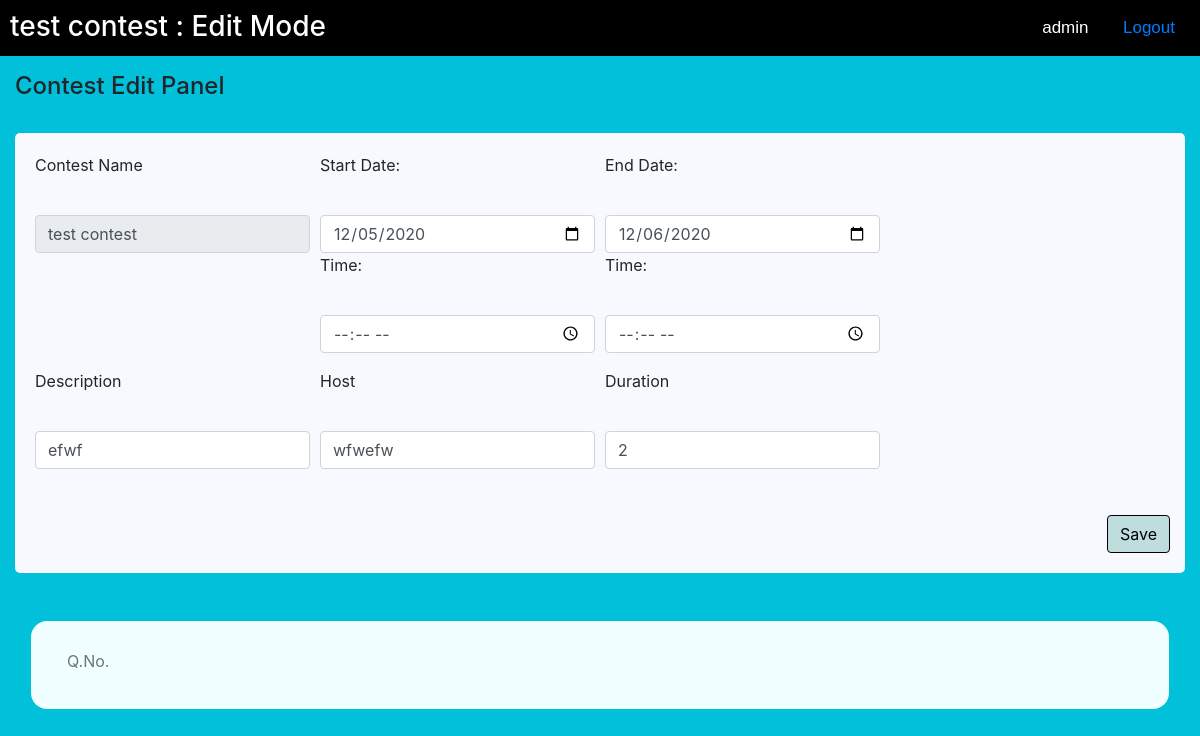
The page /editContest/test contest (signed in) on the database its author committed.
### contest/models.py (models this page shows, shortened)
class Contest(models.Model):
    cId = models.AutoField(primary_key=True)
    cname = models.CharField(unique=True,max_length=50)
    desc = models.TextField(blank=True)
    hosted_by = models.CharField(max_length=150, default="")
    duration = models.IntegerField(default=0)
    startTime = models.DateTimeField()
    endTime = models.DateTimeField()

### contest/ajax_handler.py (the view)
# urls.py: path('editContest/<cname>', ajax_handler.edit_contest_pg),
@login_required(login_url='/accounts/login')
def edit_contest_pg(request, cname):
    if request.user.is_staff:
        contest = Contest.objects.get(cname=cname)
        questions = get_all_contest_questions(cname)
        template = loader.get_template('editcontest.html')
        context = {"cname": cname, "desc": contest.desc, "hosted_by": contest.hosted_by, "startDate": contest.startTime,
                   "endDate": contest.endTime, "host": contest.hosted_by, "duration": contest.duration, "questions":questions}
        return HttpResponse(template.render(context, request))

### contest/extra_scripts.py (called while the page is built, shortened)
def get_all_contest_questions(cname):
    cqs = ContestQuestion.objects.filter(contest__cname=cname)
    data = {}
    return data

### templates/editcontest.html (shortened to what this page needs)
{% load static %}
<!DOCTYPE html>
<html lang="en">
<head>
  <link rel="stylesheet" href="https://maxcdn.bootstrapcdn.com/bootstrap/4.4.1/css/bootstrap.min.css">
  <link  rel="stylesheet" href="{% static 'css/main.css' %} ">
  <link rel="stylesheet" href="{% static 'css/custom.css' %} ">
</head>
<body style="background:rgb(0, 192, 218) ">
  <nav>
    <h1 style="width: fit-content;
            font-size: 1.75rem;
            padding: 10px;">
      {{cname}} : Edit Mode
    </h1>
    <ul id="navelements">
      <div class="loginsignup">
        <li class="username">{{ user.username }}</li>
        <li><a href="{% url 'logout' %}">Logout</a></li>
      </div>
    </ul>
  </nav>
  <br><br><br>
    <div class="container-fluid">
      <div class="row">
        <div class="col-md">
          <h4>Contest Edit Panel</h4>
          <br>
          <form class="quiz-data-box" method="POST" action="/saveContestEdit" name="ContestForm">
            <div class="form-row">
              <div class="form-group col-md-3">
                <label>Contest Name</label>
                <input type="text" class="form-control" placeholder="" value="{{cname}}" disabled style="cursor: no-drop;">
              </div>
              <div class="form-group col-md-3">
                <label>Start Date:</label>
                <input type="date" class="form-control" id="start-date" name="start-date" value="{{startDate.isoformat}}" required>
                <label>Time:</label>
                <input type="time" class="form-control" id="start-time" name="start-time" required>
              </div>
              <div class="form-group col-md-3">
                <label>End Date:</label>
                <input type="date" class="form-control" id="end-date" name="end-date" value="{{endDate.isoformat}}" required>
                <label>Time:</label>
                <input type="time" class="form-control" id="end-time" name="end-time" required>
              </div>
            </div>
            <div class="form-row">
              <div class="form-group col-md-3">
                <label>Description</label>
                <input type="text" class="form-control" id="cdst" name="contest_desc" value="{{desc}}" placeholder="">
              </div>
              <div class="form-group col-md-3">
                <label>Host</label>
                <input type="text" class="form-control" id="hosted_by" name="hosted_by" value="{{hosted_by}}"
                  placeholder="">
              </div>
              <div class="form-group col-md-3">
                <label>Duration</label>
                <input type="text" class="form-control" id="duration" name="duration" value="{{duration}}"
                  placeholder="">
              </div>
            </div>
            <div class="form-row" style="justify-content: flex-end">
              <input type="submit" class="btn btn-primary" value="Save">
            </div>
          </form>
        </div>
      </div>
      <br><br>
      <div class="row" style="background: azure;padding: 20px; border-radius: 1rem;border:2rem;margin-left: 1rem;margin-right: 1rem">
        <br>
        <br>
        <div class="nav flex-column nav-pills" id="v-pills-tab" role="tablist" aria-orientation="vertical">
          <a class="nav-link disabled" id="v-pills-home-tab" data-toggle="pill">Q.No.</a>
        </div>
        <div class="tab-content col-md" id="v-pills-tabContent">
        </div>
      </div>
    </div>
</body>
</html>

### static/css/main.css (style rules this page uses)
* { word-wrap: break-word; }
nav { background-color: black; height: 3.5em; position: fixed; z-index: 100; color: white; width: 100%; }
#navelements { position: absolute; top: 15px; right: 10px; display: inline-block; }
.username,.loginsignup,.username :hover { display: inline; background-color: transparent; }
nav li { text-decoration: none; font-family: Verdana, Arial, sans-serif; font-size: 17px; display: inline; padding-left: 15px; padding-right: 15px; padding-top: 5px; padding-bottom: 5px; }
li { display: list-item; list-style-type: none; }
.btn { color: #000000; margin-top: 20px; background-color: #c0dddd; border-color: #000000; float: right; font-weight: 400; text-align: center; -webkit-user-select: none; -moz-user-select: none; -ms-user-select: none; user-select: none; font-size: 1rem; line-height: 1.5; }

### templates/editcontest.html (style rules this page uses)
.quiz-data-box { background: ghostwhite; padding: 20px; border-radius: 5px; }
.quiz-data-box input { margin-top: 30px; }

### rows shown on the page
Contest: cname "test contest", contest_desc "efwf", hosted_by "wfwefw"

### other values the page prints
{{ user.username }} "admin"
